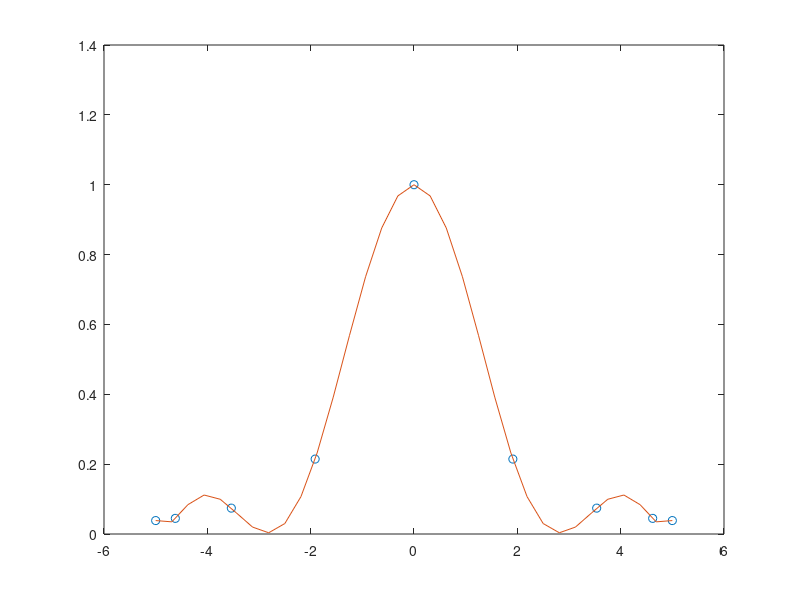

MATLAB code for this plot:
% Numerical Mathematics and Computing, Fourth Edition
% Ward Cheney & David Kincaid
% Brooks/Cole Publ. Co.
% (c) 1999
% ISBN/ISSN:  0-534-35184-0
%
% file:  runge_fun.m
%
% This is the degree-8 interpolating polynomial for 
% the function 1/(1+x^2) on the interval [-5,5], using
% Chebyshev notes.

a = -5, b = 5, n = 8

for i=1:n+1
  x(i) = 0.5*(a + b) + 0.5*(a - b)*cos( ((i-1)/n)*pi )
  y(i) = 1.0/(1.0 + x(i).^2)
end
p = polyfit(x, y, n)
z = linspace(a, b, 4*n+1)
f = polyval(p, z)
plot(x, y, 'o', z, f, '-')

